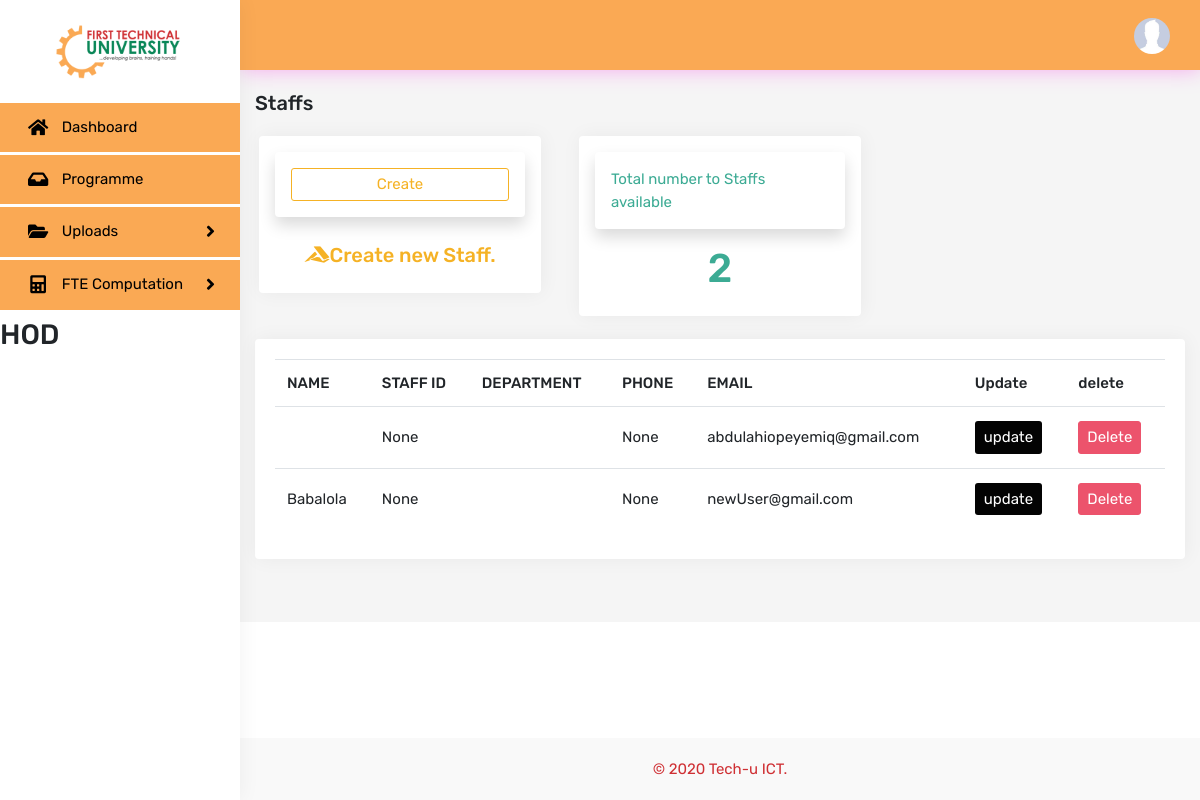
The page /staff/ (signed in) on the database as committed earlier.
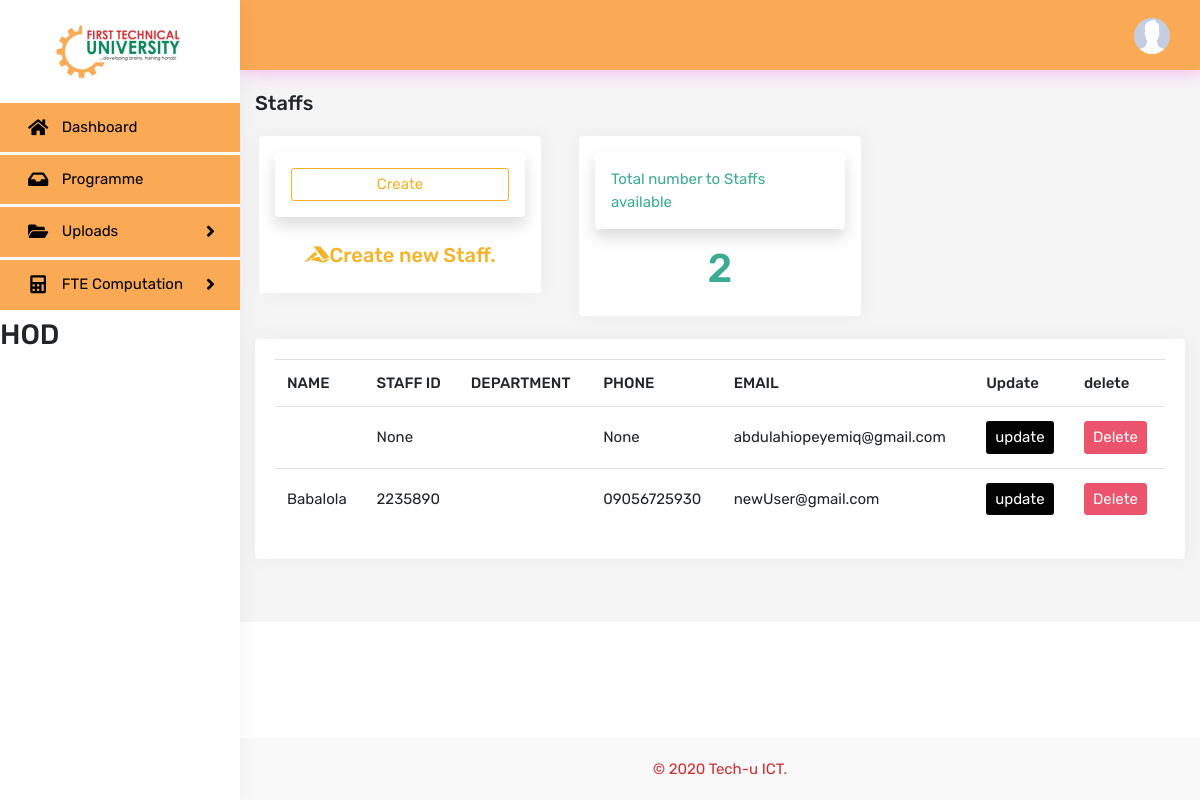
The same page on the database as committed later.
### computation/models.py (models this page shows, shortened)
class Staff(models.Model):
    user = models.OneToOneField(
        User, on_delete=models.CASCADE, null=True, blank=True)
    name = models.CharField(max_length=200, null=True)
    staff_No = models.CharField(max_length=200, null=True)
    programme = models.ForeignKey(
        Programme, on_delete=models.CASCADE, null=True)
    faculty = models.ForeignKey(Faculty, on_delete=models.CASCADE, null=True)
    phone = models.CharField(max_length=200, null=True)
    email = models.CharField(max_length=200, null=True)
    profile_pic = models.ImageField(
        default='defult.jpg', null=True, blank=True)
    date_created = models.DateTimeField(auto_now_add=True, null=True)

### computation/views.py (the view)
# urls.py: path('staff/', views.staffPage, name='staff'),
@login_required(login_url='login')
def staffPage(request):
    staffMembers = Staff.objects.all()
    staffMembersCount = Staff.objects.all().count()
    if request.user.groups.all()[0].name == 'DEEN':
        programme = request.user.staff.programme
        department = Department.objects.filter(programme=programme)
        faculty = Faculty.objects.filter(department__id__in=department)
        staffMembers = Staff.objects.filter(faculty__in=faculty)
    context = {
        'staffMembers': staffMembers,
        'staffMembersCount': staffMembersCount,
    }
    return render(request, 'computation/staff.html', context)

### computation/templates/computation/staff.html (shortened to what this page needs)
{% extends 'computation/main.html' %}
{% load static %}
{% block content %}
<div class="row">
    <div class="col-sm-12">
        <div class="page-title-box">
            <h4 class="page-title">Staffs</h4>
        </div>
    </div>
</div>
<div class="row">
    <div class="col-lg-4">
        <div class="card border-warning mx-sm-1 p-3 d-flex align-items-stretch">
            <div class="card border-warning shadow text-warning p-3 my-card" > <a class="btn btn-outline-warning btn-block btn-sm " href="{% url 'createStaff' %}">Create</a></div>
            <div class="text-warning text-center mt-3"><h5><i class="fab fa-accusoft"></i>Create new Staff.</h5></div>
        </div>
    </div>
    <div class="col-lg-4">
        <div class="card border-success mx-sm-1 p-3 d-flex align-items-stretch">
            <div class="card border-success shadow text-success p-3 my-card" >Total number to Staffs available</div>
            <div class="text-success text-center mt-2"><h1>{{staffMembersCount}}</h1></div>
        </div>
    </div>
</div>
<br>
<div class="row">
    <div class="col">
        <div class="card card-body">
            <div class="table-responsive">
            <table class="table">
                <tr>
                    <th>NAME</th>
                    <th>STAFF ID</th>
                    <th>DEPARTMENT</th>
                    <th>PHONE</th>
                    <th>EMAIL</th>
                    <th>Update</th>
                    <th>delete</th>
                </tr>
                {% for staffMember in staffMembers %}
                <tr>
                    <td>{{staffMember.name}}</td>
                    <td>{{staffMember.staff_No}}</td>
                    <td>{{staffMember.department}}</td>
                    <td>{{staffMember.phone}}</td>
                    <td>{{staffMember.email}}</td>
                    <td><a class="btn btn-sm" style="background-color: #030303; color: #ffffff;" href="{% url 'updateStaff' staffMember.id %}">update</a></td>
                    <td><a class="btn btn-danger btn-sm" href="{% url 'deleteStaff' staffMember.id %}" >Delete</a></td>
                </tr>
                {% endfor %}
            </table>
        </div>
        </div>
    </div>
</div>
{% endblock %}

### computation/templates/computation/main.html (shortened to what this page needs)
{% load static %}
<!DOCTYPE html>
<html lang="en">
<head>
   <link rel="stylesheet" href="https://stackpath.bootstrapcdn.com/bootstrap/4.3.1/css/bootstrap.min.css">
   <link href="https://cdnjs.cloudflare.com/ajax/libs/bootstrap-fileinput/5.0.9/css/fileinput.min.css" media="all" rel="stylesheet" type="text/css" />
   <link rel="stylesheet" href="https://use.fontawesome.com/releases/v5.5.0/css/all.css">
   <link href="{% static 'css/bootstrap.min.css' %}" rel="stylesheet" type="text/css">
        <link href="{% static 'css/icons.css' %}" rel="stylesheet" type="text/css">
        <link href="{% static 'css/style.css' %}" rel="stylesheet" type="text/css">
        <link href="{% static 'css/forms.css' %}" rel="stylesheet" type="text/css">
</head>
<body class="fixed-left">
    <div id="wrapper">
        {% include 'computation/leftSideBar.html'%}
        <div class="content-page">
            <div class="content">
                {% include 'computation/topBar.html' %}
                <div class="page-content-wrapper ">
                {% block content %}
                {% endblock %}
                </div>
            </div>
            <footer class="footer">
                © 2020 Tech-u ICT.
            </footer>
        </div>
    </div>
</body>
</html>

### computation/templates/computation/leftSideBar.html (shortened to what this page needs)
{% load static %}
<div class="left side-menu">
    <div class="topbar-left">
        <div class="text-center">
            <a href="{% url 'dashboard' %}" class="logo"><img src="{% static 'images/techu_logo.png' %}" height="55" alt="logo"></a>
        </div>
    </div>
    <div class="sidebar-inner slimscrollleft">
        <div id="sidebar-menu">
            <ul>
                {% ifequal  request.user.groups.all.0.name "HOD" %}
                <li>
                    <a href="{% url 'dashboard' %}" class="waves-effect">
                        <i class="fas fa-home"></i>
                        <span> Dashboard</span>
                    </a>
                </li>
                <li>
                    <a href="{% url 'programme' %}" class="waves-effect">
                        <i class="fas fa-inbox"></i>
                        <span>Programme</span>
                    </a>
                </li>
                <li class="has_sub">
                    <a href="javascript:void(0);" class="waves-effect"><i class="fas fa-folder-open"></i><span> Uploads </span>
                        <span class="float-right"><i class="fas fa-angle-right"></i></span></a>
                </li>
                <li class="has_sub">
                    <a href="javascript:void(0);" class="waves-effect"><i class="fas fa-calculator"></i><span> FTE Computation </span> <span class="float-right"><i class="fas fa-angle-right"></i></span></a>
                </li>
                {% endifequal %}
                <h3>{{request.user.groups.all.0.name}}</h3>
        </div>
    </div>
</div>

### computation/templates/computation/topBar.html (shortened to what this page needs)
<div class="topbar">
    <nav class="navbar-custom">
        <ul class="list-inline float-right mb-0">
            <li class="list-inline-item dropdown notification-list">
                <a class="nav-link dropdown-toggle arrow-none waves-effect nav-user" data-toggle="dropdown" href="#" role="button"
                   aria-haspopup="false" aria-expanded="false">
                    <img src="{{request.user.staff.profile_pic.url}}" alt="user" class="rounded-circle">
                </a>
            </li>
        </ul>
        <div class="clearfix"></div>
    </nav>
</div>

### static/css/style.css (style rules this page uses)
body { background: #f5f5f5; font-family: "Rubik", sans-serif; margin: 0; font-size: 15px; }
html { overflow-x: hidden; position: relative; min-height: 100%; background: #ffffff; }
h1, h2, h3, h4, h5, h6 { margin: 10px 0; }
h1 { line-height: 43px; }
h3 { line-height: 30px; }
h4 { line-height: 22px; }
* { outline: none !important; }
.footer { background-color: #f9f9f9; border-top: 1px solid #ffffff; bottom: 0; color: #cf3034; text-align: center; padding: 20px 30px; position: absolute; right: 0; left: 240px; }
#wrapper { height: 100%; overflow: hidden; width: 100%; }
.text-warning { color: #f5b225 !important; }
.text-success { color: #3cab94 !important; }
.waves-effect { position: relative; cursor: pointer; display: inline-block; overflow: hidden; -webkit-user-select: none; -moz-user-select: none; -ms-user-select: none; user-select: none; -webkit-tap-highlight-color: transparent; vertical-align: middle; z-index: 1; will-change: opacity, transform; -webkit-transition: all 0.3s ease-out; transition: all 0.3s ease-out; }
.btn { border-radius: 3px; font-size: 15px; }
.btn-primary, .btn-success, .btn-info, .btn-warning, .btn-danger, .btn-dark { color: #ffffff; }
.btn-danger { background-color: #ec536c; border: 1px solid #ec536c; }
.btn-outline-warning { color: #f5b225; border-color: #f5b225; }
.card { border: none; -webkit-box-shadow: 1px 0px 20px rgba(0, 0, 0, 0.05); box-shadow: 1px 0px 20px rgba(0, 0, 0, 0.05); }
.table { margin-bottom: 10px; }
th { font-weight: 500; }
.table > tbody > tr > td, .table > tfoot > tr > td, .table > thead > tr > td { padding: 14px 12px; vertical-align: middle; }
.logo { color: #2d3b48 !important; font-size: 20px; font-weight: 700; letter-spacing: .03em; line-height: 100px; text-transform: uppercase; }
.navbar-custom { background-color: #FAA954; border: none; margin: -20px -25px 0 -25px; -webkit-box-shadow: 1px 0px 20px #f5a9ed; box-shadow: 1px 0px 20px #f5a9ed; }
.notification-list { margin: 0 !important; }
.notification-list .nav-link { padding: 0 15px; line-height: 70px; }
.nav-user { margin: 0 15px 0 0; }
.nav-user img { height: 36px; width: 36px; }
.arrow-none:after { border: none; margin: 0; display: none; }
.side-menu { bottom: 0; top: 0; width: 240px; -webkit-transition: all 0.4s ease-in-out; transition: all 0.4s ease-in-out; background: #ffffff; position: absolute; z-index: 99; -webkit-box-shadow: 1px 0px 20px rgba(0, 0, 0, 0.05); box-shadow: 1px 0px 20px rgba(0, 0, 0, 0.05); }
body.fixed-left .side-menu.left { bottom: 50px; height: 100%; margin-bottom: -70px; margin-top: 0; padding-bottom: 70px; position: fixed; }
.content-page { margin-left: 240px; overflow: hidden; min-height: 500px; }
.content-page > .content { margin-bottom: 63px; padding: 20px 25px 0 25px; -webkit-transition: all 0.4s ease-in-out; transition: all 0.4s ease-in-out; }
.page-content-wrapper { margin: 0 -10px; }
.sidebar-inner { height: 100%; }
#sidebar-menu, #sidebar-menu ul, #sidebar-menu li, #sidebar-menu a { border: 0; font-weight: normal; line-height: 1; list-style: none; margin: 0; padding: 0; position: relative; text-decoration: none; }
#sidebar-menu { background-color: #ffffff; padding-bottom: 50px; width: 100%; }
#sidebar-menu > ul > li > a { color: #000000; display: block; padding: 16px 25px; margin: 3px 0; background-color: #FAA954; }
#sidebar-menu > ul > li > a span i { font-size: 18px; line-height: 16px; }
#sidebar-menu > ul > li > a > span { vertical-align: middle; }
#sidebar-menu > ul > li > a > i { display: inline-block; font-size: 18px; line-height: 17px; margin-left: 3px; margin-right: 10px; text-align: center; vertical-align: middle; width: 20px; color: #000000; }
.page-title-box { padding: 22px 0; }
.page-title-box .page-title { font-size: 20px; margin-bottom: 0; margin-top: 0; }

Rows that differ between the two databases and show on the page:
changed Staff "Babalola": staff_No "None" → "2235890"; phone "None" → "09056725930"
